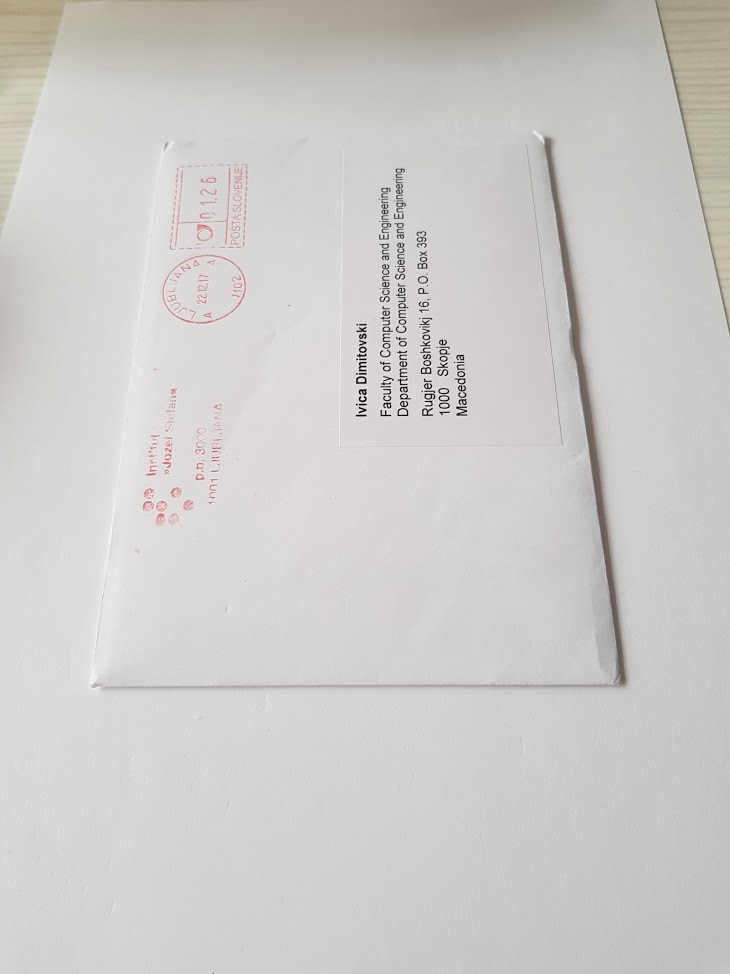
#> input picture lectures/1-partial-exam/5-lec/1-Геометриски-трансформации-слика/letter.jpg, 730 x 974 px
$ python perspective.py
#> lines starting #> are read from the running program, lines starting #| are printed output that depends on the picture
import cv2
import numpy as np
from matplotlib import pyplot as plt

img = cv2.imread('letter.jpg')
#> img is the input picture: shape (974, 730, 3); mean B, G, R 201.5, 203.9, 205.7
rows, cols, ch = img.shape
#> rows = 974; cols = 730; ch = 3

pts1 = np.float32([[157, 139], [542, 139], [95, 686], [620, 686]])
pts2 = np.float32([[0, 0], [1000, 0], [0, 1000], [1000, 1000]])

M = cv2.getPerspectiveTransform(pts1, pts2)

dst = cv2.warpPerspective(img, M, (1000, 1000))
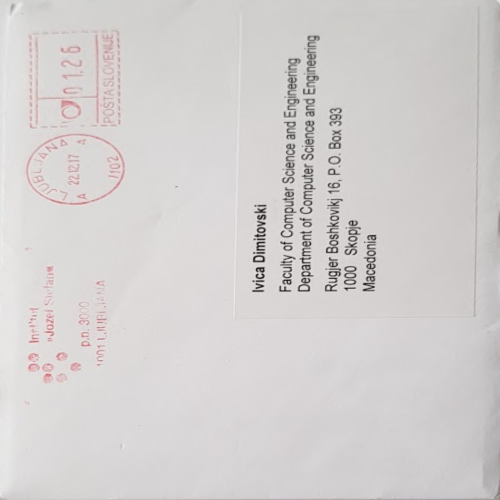
#> dst: shape (1000, 1000, 3) (shown at 1/2 size); mean B, G, R 207.4, 208, 211.1

plt.subplot(121), plt.imshow(img), plt.title('Input')
plt.subplot(122), plt.imshow(dst), plt.title('Output')
plt.show()
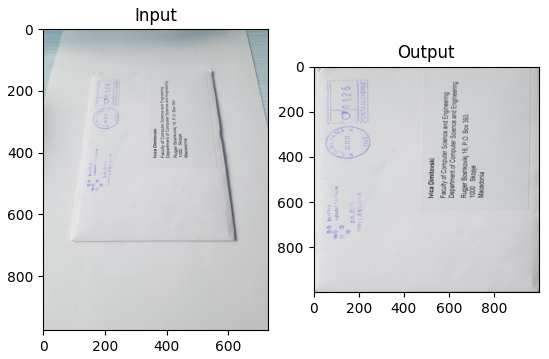
#> figure drawn by matplotlib, 2 panels; B, G, R data is drawn as R, G, B
